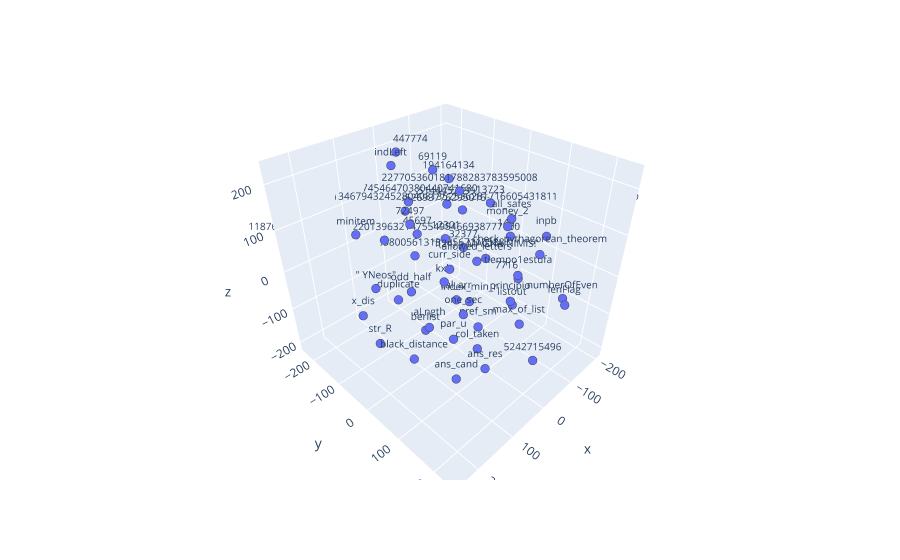

Write notebook code for a chart like this one.
### Code cell
from sklearn.manifold import TSNE
import numpy as np

# Perform t-SNE to reduce the dimensionality of the word vectors to 3D
tsne = TSNE(n_components=3, n_iter=2000)
tsne_embedding = tsne.fit_transform(word_vectors)

x, y, z = np.transpose(tsne_embedding)

import plotly.express as px

fig = px.scatter_3d(x=x[:200],y=y[:200],z=z[:200],text=sample[:200])
fig.update_traces(marker=dict(size=3,line=dict(width=2)),textfont_size=10)
fig.show()

### Figure 1 — Plotly figure (JSON) as saved in the notebook; plotly's stock layout.template omitted (floating-point values rounded to 4 significant figures)
{"data": [{"hovertemplate": "x=%{x}<br>y=%{y}<br>z=%{z}<br>text=%{text}<extra></extra>", "legendgroup": "", "marker": {"color": "#636efa", "line": {"width": 2}, "size": 3, "symbol": "circle"}, "mode": "markers+text", "name": "", "scene": "scene", "showlegend": false, "text": ["5242715496", "duplicate", "x_dis", "13723", "aLngth", "listout", "kxb", "str_R", "45697", "check_pythagorean_theorem", "6379198553380056131398567110588", "194164134", "cal_arr", "inpb", "one_sec", "black_distance", "69119", "12301", "pref_sm", "numberOfEven", "odd_half", "72497", "indLeft", "money_2", "140.0", "max_of_list", "curr_side", "index_min_r", "44447447774", "lenFlag", "203734831851444523998150720000", "77167168", "3211915413467943245280408135253628171660543181148276654080000", "32377", "par_u", "allowed_letters", "ans_res", "\" YNeos\"", "all_safes", "principio", "173674546470380440741680", "berlist", "'f(24) = MAGNA NIMIS!'", "col_taken", "11876492948655423122013963214755495466938777600", "227705360181788283783595008", "tiempo1estufa", "ans_cand", "178596353224677595625526937762950163660800", "minitem"], "textfont": {"size": 10}, "type": "scatter3d", "x": [-57.22, 73.06, 246.6, -173.2, 89.05, -97.99, 28.68, 177.5, 34.24, -60.27, -40.68, -121.7, -25.22, -173.0, 78.7, 188.1, -35.0, -65.45, 11.54, -136.4, 135.0, 92.94, 83.42, 18.28, -198.2, -12.63, 112.5, -106.7, -44.74, -44.03, -155.4, -204.1, -65.23, -143.5, 167.9, 7.478, 94.41, 145.7, -85.87, 47.27, -18.16, 29.15, -91.41, -21.42, 39.38, -7.039, -74.58, 97.83, -62.18, 147.2], "y": [176.8, -112.4, 7.28, -62.08, 7.309, 79.54, -8.832, -50.02, -82.87, 160.2, -181.7, -145.4, -24.65, 97.98, 94.94, 72.15, -105.8, -100.8, 75.65, 179.9, 10.46, -34.24, -91.42, 139.3, -16.93, 163.0, 91.44, -58.2, -234.9, 238.3, -186.7, 12.8, -48.12, -117.3, 156.2, 61.73, 169.4, -91.04, 67.94, 180.2, -168.5, -72.76, 0.7202, 47.64, -191.4, -1.396, 103.9, 95.99, -235.4, -138.6], "z": [-181.1, -102.3, 27.02, 70.79, -100.2, -105.3, -20.72, -125.4, 67.5, 85.94, -68.65, 121.0, -108.3, 50.62, -18.43, -76.65, 182.2, 4.99, -104.4, -52.14, 21.62, 134.7, 232.6, 170.9, -9.783, -57.39, 103.7, -178.9, 180.8, 16.9, 27.91, -121.3, 99.63, -62.05, 16.39, 55.66, -99.83, -19.46, 116.4, 45.05, 91.76, -197.1, -13.57, -210.1, 6.993, 180.7, 1.0, -182.4, 25.61, 90.27]}], "layout": {"legend": {"tracegroupgap": 0}, "margin": {"t": 60}, "scene": {"domain": {"x": [0, 1], "y": [0, 1]}, "xaxis": {"title": {"text": "x"}}, "yaxis": {"title": {"text": "y"}}, "zaxis": {"title": {"text": "z"}}}}}
